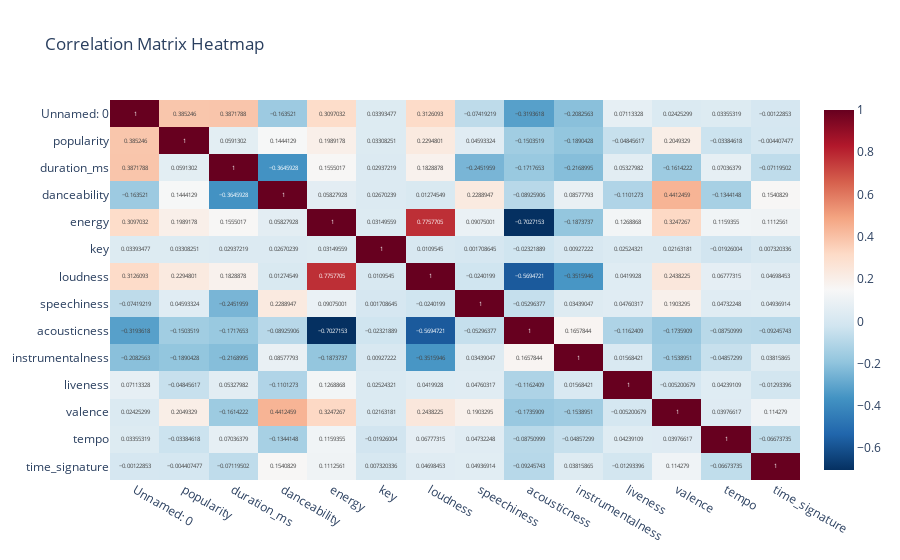

This figure's notebook cell:
### Code cell
corr_matrix = cdf50.corr()
px.imshow(
    corr_matrix,
    text_auto=True,
    aspect="auto",
    color_continuous_scale="RdBu_r",
    title="Correlation Matrix Heatmap")

### Figure 1 — Plotly figure (JSON) as saved in the notebook; plotly's stock layout.template omitted (floating-point values rounded to 4 significant figures; data arrays with more than 128 entries replaced by an {"elided": "..."} marker saying what was removed)
{"data": [{"coloraxis": "coloraxis", "hovertemplate": "x: %{x}<br>y: %{y}<br>color: %{z}<extra></extra>", "name": "0", "texttemplate": "%{z}", "type": "heatmap", "x": ["Unnamed: 0", "popularity", "duration_ms", "danceability", "energy", "key", "loudness", "speechiness", "acousticness", "instrumentalness", "liveness", "valence", "tempo", "time_signature"], "xaxis": "x", "y": ["Unnamed: 0", "popularity", "duration_ms", "danceability", "energy", "key", "loudness", "speechiness", "acousticness", "instrumentalness", "liveness", "valence", "tempo", "time_signature"], "yaxis": "y", "z": {"elided": "14x14 float values"}}], "layout": {"coloraxis": {"colorscale": [[0, "rgb(5,48,97)"], [0.1, "rgb(33,102,172)"], [0.2, "rgb(67,147,195)"], [0.3, "rgb(146,197,222)"], [0.4, "rgb(209,229,240)"], [0.5, "rgb(247,247,247)"], [0.6, "rgb(253,219,199)"], [0.7, "rgb(244,165,130)"], [0.8, "rgb(214,96,77)"], [0.9, "rgb(178,24,43)"], [1, "rgb(103,0,31)"]]}, "title": {"text": "Correlation Matrix Heatmap"}, "xaxis": {"anchor": "y", "domain": [0, 1]}, "yaxis": {"anchor": "x", "autorange": "reversed", "domain": [0, 1]}}}
